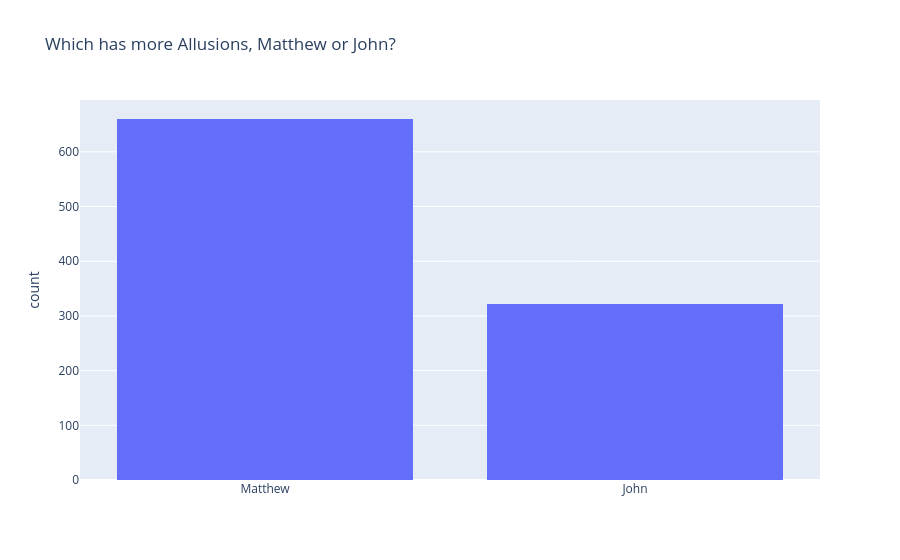

The notebook cell this image was saved under:
### Code cell
px.histogram(
    x = matthew_v_john['n_start'].str[0],
    labels = {'x':'', 'y':''},
    title = "Which has more Allusions, Matthew or John?"
)

### Figure 1 — Plotly figure (JSON) as saved in the notebook; plotly's stock layout.template omitted (floating-point values rounded to 4 significant figures; data arrays with more than 128 entries replaced by an {"elided": "..."} marker saying what was removed)
{"data": [{"bingroup": "x", "hovertemplate": "=%{x}<br>count=%{y}<extra></extra>", "legendgroup": "", "marker": {"color": "#636efa", "pattern": {"shape": ""}}, "name": "", "orientation": "v", "showlegend": false, "type": "histogram", "x": {"elided": "982 str values"}, "xaxis": "x", "yaxis": "y"}], "layout": {"barmode": "relative", "legend": {"tracegroupgap": 0}, "title": {"text": "Which has more Allusions, Matthew or John?"}, "xaxis": {"anchor": "y", "domain": [0, 1], "title": {"text": ""}}, "yaxis": {"anchor": "x", "domain": [0, 1], "title": {"text": "count"}}}}
